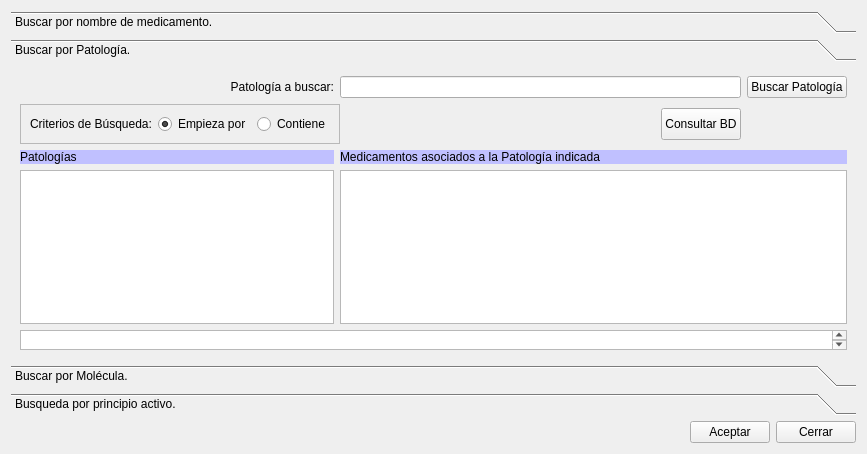
<?xml version="1.0" encoding="UTF-8"?>
<ui version="4.0">
 <class>FrmAnadirMedicamento</class>
 <widget class="QWidget" name="FrmAnadirMedicamento">
  <property name="geometry">
   <rect>
    <x>0</x>
    <y>0</y>
    <width>867</width>
    <height>454</height>
   </rect>
  </property>
  <property name="windowTitle">
   <string>Busqueda de Medicamentos</string>
  </property>
  <property name="windowIcon">
   <iconset resource="terra.qrc">
    <normaloff>:/Icons/PNG/terra.png</normaloff>:/Icons/PNG/terra.png</iconset>
  </property>
  <layout class="QGridLayout" name="gridLayout">
   <item row="1" column="1">
    <widget class="QPushButton" name="pushButton_2">
     <property name="text">
      <string>Aceptar</string>
     </property>
    </widget>
   </item>
   <item row="1" column="2">
    <widget class="QPushButton" name="pushButton_3">
     <property name="text">
      <string>Cerrar</string>
     </property>
    </widget>
   </item>
   <item row="1" column="0">
    <spacer name="horizontalSpacer">
     <property name="orientation">
      <enum>Qt::Horizontal</enum>
     </property>
     <property name="sizeHint" stdset="0">
      <size>
       <width>40</width>
       <height>20</height>
      </size>
     </property>
    </spacer>
   </item>
   <item row="0" column="0" colspan="3">
    <widget class="QToolBox" name="toolBox">
     <property name="currentIndex">
      <number>1</number>
     </property>
     <widget class="QWidget" name="page">
      <property name="geometry">
       <rect>
        <x>0</x>
        <y>0</y>
        <width>849</width>
        <height>300</height>
       </rect>
      </property>
      <attribute name="label">
       <string>Buscar por nombre de medicamento.</string>
      </attribute>
      <layout class="QGridLayout" name="gridLayout_2">
       <item row="3" column="0" colspan="5">
        <widget class="QTableWidget" name="tablamedicamentos"/>
       </item>
       <item row="2" column="0">
        <layout class="QFormLayout" name="formLayout"/>
       </item>
       <item row="0" column="0">
        <widget class="QLabel" name="label">
         <property name="text">
          <string>Nombre a buscar:</string>
         </property>
        </widget>
       </item>
       <item row="1" column="2">
        <spacer name="horizontalSpacer_2">
         <property name="orientation">
          <enum>Qt::Horizontal</enum>
         </property>
         <property name="sizeHint" stdset="0">
          <size>
           <width>40</width>
           <height>20</height>
          </size>
         </property>
        </spacer>
       </item>
       <item row="1" column="0" colspan="2">
        <widget class="QFrame" name="frame">
         <property name="frameShape">
          <enum>QFrame::StyledPanel</enum>
         </property>
         <property name="frameShadow">
          <enum>QFrame::Raised</enum>
         </property>
         <layout class="QHBoxLayout" name="horizontalLayout">
          <item>
           <widget class="QLabel" name="label_2">
            <property name="text">
             <string>Criterios de Búsqueda:</string>
            </property>
           </widget>
          </item>
          <item>
           <widget class="QRadioButton" name="radioButton">
            <property name="text">
             <string>Empieza por</string>
            </property>
            <property name="checked">
             <bool>true</bool>
            </property>
           </widget>
          </item>
          <item>
           <widget class="QRadioButton" name="radioButton_2">
            <property name="text">
             <string>Contiene</string>
            </property>
           </widget>
          </item>
         </layout>
        </widget>
       </item>
       <item row="1" column="3">
        <widget class="QPushButton" name="pushButton">
         <property name="minimumSize">
          <size>
           <width>0</width>
           <height>32</height>
          </size>
         </property>
         <property name="text">
          <string>Consultar BD</string>
         </property>
         <property name="icon">
          <iconset resource="terra.qrc">
           <normaloff>:/Icons/PNG/search.png</normaloff>:/Icons/PNG/search.png</iconset>
         </property>
        </widget>
       </item>
       <item row="0" column="1" colspan="4">
        <widget class="QLineEdit" name="txtBuscar"/>
       </item>
       <item row="1" column="4">
        <widget class="QLabel" name="label_3">
         <property name="maximumSize">
          <size>
           <width>111</width>
           <height>35</height>
          </size>
         </property>
         <property name="text">
          <string/>
         </property>
         <property name="pixmap">
          <pixmap resource="terra.qrc">:/Icons/jpg/Vademecum DataSolutions.jpg</pixmap>
         </property>
         <property name="scaledContents">
          <bool>true</bool>
         </property>
        </widget>
       </item>
       <item row="4" column="0" colspan="5">
        <widget class="QTextEdit" name="textEdit">
         <property name="maximumSize">
          <size>
           <width>16777215</width>
           <height>20</height>
          </size>
         </property>
        </widget>
       </item>
      </layout>
     </widget>
     <widget class="QWidget" name="patologia">
      <property name="geometry">
       <rect>
        <x>0</x>
        <y>0</y>
        <width>849</width>
        <height>300</height>
       </rect>
      </property>
      <attribute name="label">
       <string>Buscar por Patología.</string>
      </attribute>
      <layout class="QGridLayout" name="gridLayout_3">
       <item row="0" column="1" colspan="3">
        <widget class="QLineEdit" name="txtBuscarPatologia"/>
       </item>
       <item row="4" column="0" colspan="5">
        <widget class="QTextEdit" name="textEditPatologia">
         <property name="maximumSize">
          <size>
           <width>16777215</width>
           <height>20</height>
          </size>
         </property>
        </widget>
       </item>
       <item row="1" column="0" colspan="2">
        <widget class="QFrame" name="frame_2">
         <property name="frameShape">
          <enum>QFrame::StyledPanel</enum>
         </property>
         <property name="frameShadow">
          <enum>QFrame::Raised</enum>
         </property>
         <layout class="QHBoxLayout" name="horizontalLayout_2">
          <item>
           <widget class="QLabel" name="label_4">
            <property name="text">
             <string>Criterios de Búsqueda:</string>
            </property>
           </widget>
          </item>
          <item>
           <widget class="QRadioButton" name="radioButton_3">
            <property name="text">
             <string>Empieza por</string>
            </property>
            <property name="checked">
             <bool>true</bool>
            </property>
           </widget>
          </item>
          <item>
           <widget class="QRadioButton" name="radioButton_4">
            <property name="text">
             <string>Contiene</string>
            </property>
           </widget>
          </item>
         </layout>
        </widget>
       </item>
       <item row="0" column="4">
        <widget class="QPushButton" name="btnBuscarPatologia">
         <property name="text">
          <string>Buscar Patología</string>
         </property>
        </widget>
       </item>
       <item row="0" column="0">
        <widget class="QLabel" name="label_6">
         <property name="text">
          <string>Patología a buscar:</string>
         </property>
         <property name="alignment">
          <set>Qt::AlignRight|Qt::AlignTrailing|Qt::AlignVCenter</set>
         </property>
        </widget>
       </item>
       <item row="1" column="4">
        <widget class="QLabel" name="label_5">
         <property name="maximumSize">
          <size>
           <width>111</width>
           <height>35</height>
          </size>
         </property>
         <property name="text">
          <string/>
         </property>
         <property name="pixmap">
          <pixmap resource="terra.qrc">:/Icons/jpg/Vademecum DataSolutions.jpg</pixmap>
         </property>
         <property name="scaledContents">
          <bool>true</bool>
         </property>
        </widget>
       </item>
       <item row="3" column="1" colspan="4">
        <widget class="QTableWidget" name="tablamedicamentosPatologia"/>
       </item>
       <item row="3" column="0">
        <widget class="QTableWidget" name="tablaPatologias"/>
       </item>
       <item row="1" column="2">
        <spacer name="horizontalSpacer_3">
         <property name="orientation">
          <enum>Qt::Horizontal</enum>
         </property>
         <property name="sizeHint" stdset="0">
          <size>
           <width>208</width>
           <height>20</height>
          </size>
         </property>
        </spacer>
       </item>
       <item row="1" column="3">
        <widget class="QPushButton" name="btnBuscarMedicamentoporPatologia">
         <property name="minimumSize">
          <size>
           <width>0</width>
           <height>32</height>
          </size>
         </property>
         <property name="text">
          <string>Consultar BD</string>
         </property>
         <property name="icon">
          <iconset resource="terra.qrc">
           <normaloff>:/Icons/PNG/search.png</normaloff>:/Icons/PNG/search.png</iconset>
         </property>
        </widget>
       </item>
       <item row="2" column="0">
        <widget class="QLabel" name="label_7">
         <property name="styleSheet">
          <string notr="true">background-color: rgb(192, 192, 255);</string>
         </property>
         <property name="text">
          <string>Patologías</string>
         </property>
        </widget>
       </item>
       <item row="2" column="1" colspan="4">
        <widget class="QLabel" name="label_8">
         <property name="styleSheet">
          <string notr="true">background-color: rgb(192, 192, 255);</string>
         </property>
         <property name="text">
          <string>Medicamentos asociados a la Patología indicada</string>
         </property>
        </widget>
       </item>
      </layout>
     </widget>
     <widget class="QWidget" name="page_3">
      <property name="geometry">
       <rect>
        <x>0</x>
        <y>0</y>
        <width>849</width>
        <height>300</height>
       </rect>
      </property>
      <attribute name="label">
       <string>Buscar por Molécula.</string>
      </attribute>
     </widget>
     <widget class="QWidget" name="page_4">
      <property name="geometry">
       <rect>
        <x>0</x>
        <y>0</y>
        <width>849</width>
        <height>300</height>
       </rect>
      </property>
      <attribute name="label">
       <string>Busqueda por principio activo.</string>
      </attribute>
     </widget>
    </widget>
   </item>
  </layout>
 </widget>
 <resources>
  <include location="terra.qrc"/>
 </resources>
 <connections>
  <connection>
   <sender>pushButton_3</sender>
   <signal>clicked()</signal>
   <receiver>FrmAnadirMedicamento</receiver>
   <slot>close()</slot>
   <hints>
    <hint type="sourcelabel">
     <x>823</x>
     <y>434</y>
    </hint>
    <hint type="destinationlabel">
     <x>865</x>
     <y>381</y>
    </hint>
   </hints>
  </connection>
 </connections>
</ui>
